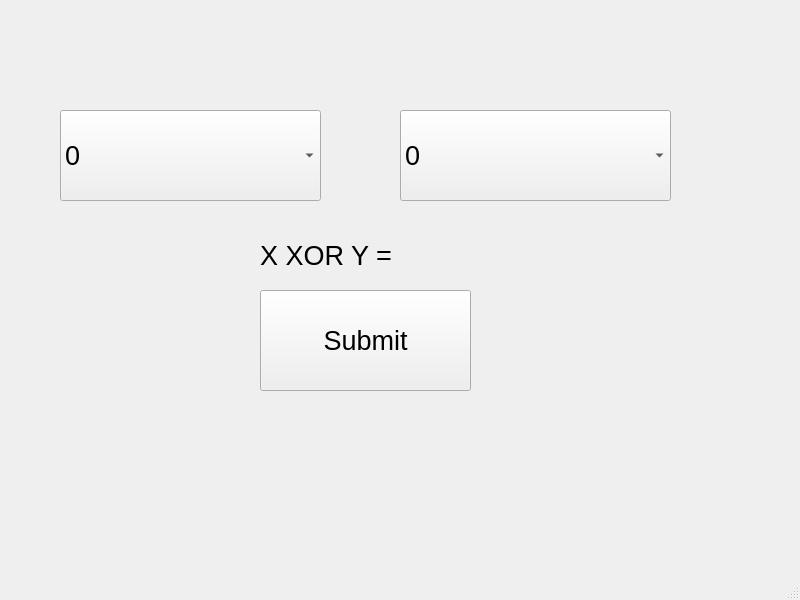
<?xml version="1.0" encoding="UTF-8"?>
<ui version="4.0">
 <class>main_window</class>
 <widget class="QMainWindow" name="main_window">
  <property name="geometry">
   <rect>
    <x>0</x>
    <y>0</y>
    <width>800</width>
    <height>600</height>
   </rect>
  </property>
  <property name="windowTitle">
   <string>MainWindow</string>
  </property>
  <widget class="QWidget" name="centralwidget">
   <widget class="QComboBox" name="combo_x">
    <property name="geometry">
     <rect>
      <x>60</x>
      <y>110</y>
      <width>261</width>
      <height>91</height>
     </rect>
    </property>
    <property name="font">
     <font>
      <pointsize>20</pointsize>
     </font>
    </property>
    <item>
     <property name="text">
      <string>0</string>
     </property>
    </item>
    <item>
     <property name="text">
      <string>1</string>
     </property>
    </item>
   </widget>
   <widget class="QComboBox" name="combo_y">
    <property name="geometry">
     <rect>
      <x>400</x>
      <y>110</y>
      <width>271</width>
      <height>91</height>
     </rect>
    </property>
    <property name="font">
     <font>
      <pointsize>20</pointsize>
     </font>
    </property>
    <item>
     <property name="text">
      <string>0</string>
     </property>
    </item>
    <item>
     <property name="text">
      <string>1</string>
     </property>
    </item>
   </widget>
   <widget class="QPushButton" name="submit_button">
    <property name="geometry">
     <rect>
      <x>260</x>
      <y>290</y>
      <width>211</width>
      <height>101</height>
     </rect>
    </property>
    <property name="font">
     <font>
      <pointsize>20</pointsize>
     </font>
    </property>
    <property name="text">
     <string>Submit</string>
    </property>
   </widget>
   <widget class="QLabel" name="label">
    <property name="geometry">
     <rect>
      <x>260</x>
      <y>230</y>
      <width>211</width>
      <height>51</height>
     </rect>
    </property>
    <property name="font">
     <font>
      <pointsize>20</pointsize>
     </font>
    </property>
    <property name="text">
     <string>X XOR Y =</string>
    </property>
   </widget>
  </widget>
  <widget class="QMenuBar" name="menubar">
   <property name="geometry">
    <rect>
     <x>0</x>
     <y>0</y>
     <width>800</width>
     <height>26</height>
    </rect>
   </property>
  </widget>
  <widget class="QStatusBar" name="statusbar"/>
 </widget>
 <resources/>
 <connections/>
</ui>
